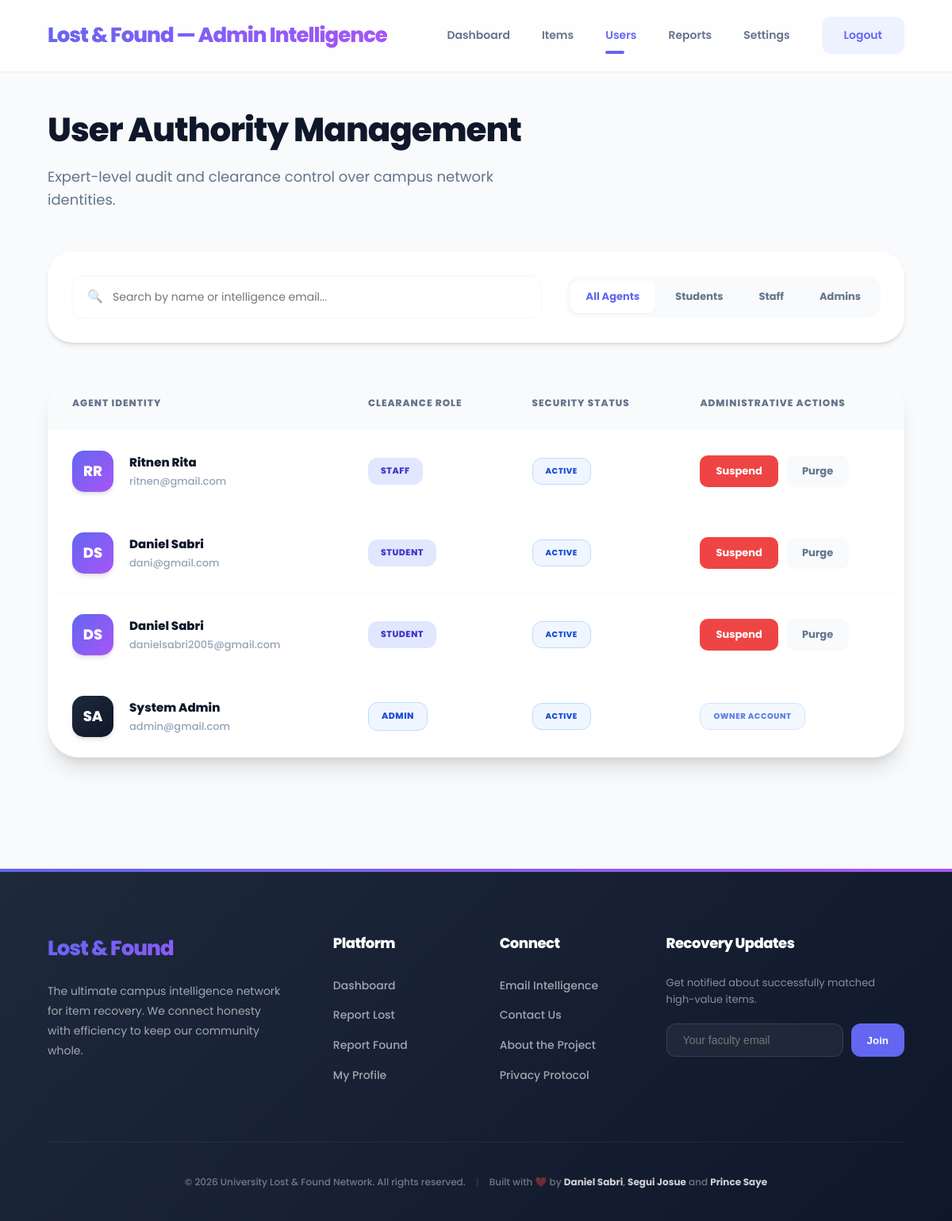
The page /admin/manage-users.php (signed in) on the database its author committed.
### tables this page shows
CREATE TABLE `users` (
  `id` int(11) NOT NULL,
  `name` varchar(100) NOT NULL,
  `email` varchar(150) NOT NULL,
  `password` varchar(255) NOT NULL,
  `role` enum('student','staff','admin') NOT NULL DEFAULT 'student',
  `status` enum('active','suspended') DEFAULT 'active',
  `created_at` timestamp NOT NULL DEFAULT current_timestamp(),
  `profile_pic` varchar(255) DEFAULT NULL,
  `phone` varchar(20) DEFAULT NULL,
  `bio` text DEFAULT NULL,
  `department` varchar(100) DEFAULT NULL,
  `social_links` text DEFAULT NULL
);

### admin/manage-users.php (the view, shortened to what this page needs)
<?php
require_once __DIR__ . '/../includes/init.php';
$roleFilter = $_GET['role'] ?? 'all';
$searchQuery = $_GET['search'] ?? '';
$sql = "SELECT * FROM users WHERE 1=1";
$params = [];
$sql .= " ORDER BY created_at DESC";
$stmt = $pdo->prepare($sql);
$stmt->execute($params);
$users = $stmt->fetchAll(PDO::FETCH_ASSOC);
function getInitials($name) {
    $words = explode(" ", $name);
    $initials = "";
    foreach ($words as $w) $initials .= strtoupper($w[0]);
    return substr($initials, 0, 2);
}
function isActiveLink($val, $current) { return ($val === $current) ? 'active' : ''; }
?>
<!DOCTYPE html>
<html lang="en">
<head>
<link href="<?= BASE_URL ?>/assets/css/theme.css" rel="stylesheet">
</head>
<body>
<nav class="top-nav">
    <div class="nav-brand">Lost & Found — <span style="color: var(--color-primary);">Admin Intelligence</span></div>
    <div class="nav-links">
        <a href="dashboard.php">Dashboard</a>
        <a href="manage-items.php">Items</a>
        <a href="manage-users.php" class="active">Users</a>
        <a href="reports.php">Reports</a>
        <a href="settings.php">Settings</a>
        <a href="<?= BASE_URL ?>/auth/logout.php" class="btn-logout">Logout</a>
    </div>
</nav>
<div class="container admin-container">
    <div class="page-intro">
        <h1>User Authority Management</h1>
        <p>Expert-level audit and clearance control over campus network identities.</p>
    </div>
    <div class="control-hub">
        <form class="search-input-wrap" method="GET">
            <input type="text" name="search" placeholder="Search by name or intelligence email..." value="<?= htmlspecialchars($searchQuery) ?>">
        </form>
        <div class="filter-tabs">
            <a href="?role=all&search=<?= urlencode($searchQuery) ?>" class="filter-tab <?= isActiveLink('all', $roleFilter) ?>">All Agents</a>
            <a href="?role=student&search=<?= urlencode($searchQuery) ?>" class="filter-tab <?= isActiveLink('student', $roleFilter) ?>">Students</a>
            <a href="?role=staff&search=<?= urlencode($searchQuery) ?>" class="filter-tab <?= isActiveLink('staff', $roleFilter) ?>">Staff</a>
            <a href="?role=admin&search=<?= urlencode($searchQuery) ?>" class="filter-tab <?= isActiveLink('admin', $roleFilter) ?>">Admins</a>
        </div>
    </div>
    <div class="elite-table-wrap">
        <?php if (empty($users)): ?>
            <div style="text-align: center; padding: 100px;">
                <span style="font-size: 60px;">🕵️</span>
                <h3 style="margin-top:20px; font-weight: 800;">No Identity Matches</h3>
                <p style="opacity: 0.6;">Your search criteria did not match any verified campus agents.</p>
            </div>
        <?php else: ?>
            <table>
                <thead>
                    <tr>
                        <th>Agent Identity</th>
                        <th>Clearance Role</th>
                        <th>Security Status</th>
                        <th>Administrative Actions</th>
                    </tr>
                </thead>
                <tbody>
                    <?php foreach ($users as $u): ?>
                        <tr>
                            <td>
                                <div class="user-cell">
                                    <div class="avatar-elite" style="<?= $u['role'] === 'admin' ? 'background: var(--grad-dark);' : '' ?>">
                                        <?= getInitials($u['name']) ?>
                                    </div>
                                    <div>
                                        <span class="user-meta-name"><?= htmlspecialchars($u['name']) ?></span>
                                        <span class="user-meta-email"><?= htmlspecialchars($u['email']) ?></span>
                                    </div>
                                </div>
                            </td>
                            <td>
                                <span class="badge <?= $u['role'] === 'admin' ? 'status-matched' : 'badge-found' ?>">
                                    <?= strtoupper($u['role']) ?>
                                </span>
                            </td>
                            <td>
                                <span class="badge <?= $u['status'] === 'active' ? 'status-matched' : 'status-pending' ?>" style="font-size: 10px;">
                                    <?= strtoupper($u['status']) ?>
                                </span>
                            </td>
                            <td>
                                <div class="action-btns">
                                    <?php if ($u['id'] !== $_SESSION['user_id']): ?>
                                        <a href="?action=<?= $u['status'] === 'active' ? 'suspend' : 'activate' ?>&id=<?= $u['id'] ?>"
                                           class="btn-sm <?= $u['status'] === 'active' ? 'btn-sm-danger' : 'btn-sm-success' ?>">
                                            <?= $u['status'] === 'active' ? 'Suspend' : 'Activate' ?>
                                        </a>
                                        <a href="?action=delete&id=<?= $u['id'] ?>"
                                           class="btn-sm btn-sm-secondary"
                                           onclick="return confirm('Purge agent identity from system?')">Purge</a>
                                    <?php else: ?>
                                        <span class="badge status-matched" style="font-size: 10px; opacity: 0.7;">OWNER ACCOUNT</span>
                                    <?php endif; ?>
                                </div>
                            </td>
                        </tr>
                    <?php endforeach; ?>
                </tbody>
            </table>
        <?php endif; ?>
    </div>
</div>
<?php require_once __DIR__ . '/../includes/footer.php'; ?>
</body>
</html>

### assets/css/theme.css (style rules this page uses)
:root { --color-primary: #6366f1; --color-primary-dark: #4f46e5; --color-primary-light: #eef2ff; --color-secondary: #f43f5e; --color-success: #10b981; --color-warning: #f59e0b; --color-danger: #ef4444; --color-bg: #f8fafc; --color-white: #ffffff; --color-text-main: #0f172a; --color-text-muted: #64748b; --color-text-light: #94a3b8; --status-pending-bg: #fffbeb; --status-pending-text: #b45309; --status-matched-bg: #eff6ff; --status-matched-text: #1d4ed8; --status-returned-bg: #f0fdf4; --status-returned-text: #15803d; --status-closed-bg: #fef2f2; --status-closed-text: #b91c1c; --grad-primary: linear-gradient(135deg, #6366f1 0%, #a855f7 100%); --grad-surface: linear-gradient(180deg, rgba(255, 255, 255, 0.9) 0%, rgba(255, 255, 255, 1) 100%); --grad-dark: linear-gradient(135deg, #1e293b 0%, #0f172a 100%); --shadow-sm: 0 1px 2px 0 rgb(0 0 0 / 0.05); --shadow-md: 0 4px 6px -1px rgb(0 0 0 / 0.1), 0 2px 4px -2px rgb(0 0 0 / 0.1); --shadow-lg: 0 10px 15px -3px rgb(0 0 0 / 0.1), 0 4px 6px -4px rgb(0 0 0 / 0.1); --shadow-xl: 0 20px 25px -5px rgb(0 0 0 / 0.1), 0 8px 10px -6px rgb(0 0 0 / 0.1); --shadow-primary: 0 10px 15px -3px rgba(99, 102, 241, 0.3); --radius-full: 9999px; --radius-3xl: 40px; --radius-2xl: 32px; --radius-xl: 24px; --radius-lg: 16px; --radius-md: 12px; }
* { box-sizing: border-box; margin: 0; padding: 0; }
body { background-color: var(--color-bg); color: var(--color-text-main); font-family: 'Poppins', system-ui, -apple-system, sans-serif; line-height: 1.6; overflow-x: hidden; -webkit-font-smoothing: antialiased; }
a { transition: all 0.2s ease; text-decoration: none; }
.top-nav { background: rgba(255, 255, 255, 0.8); backdrop-filter: blur(12px); -webkit-backdrop-filter: blur(12px); height: 90px; display: flex; align-items: center; justify-content: space-between; padding: 0 60px; position: sticky; top: 0; z-index: 1000; border-bottom: 1px solid rgba(255, 255, 255, 0.3); box-shadow: var(--shadow-sm); }
.nav-brand { font-size: 26px; font-weight: 800; background: var(--grad-primary); -webkit-background-clip: text; -webkit-text-fill-color: transparent; background-clip: text; letter-spacing: -1px; }
.nav-links { display: flex; gap: 40px; align-items: center; }
.nav-links a { color: var(--color-text-muted); font-weight: 600; font-size: 14px; padding: 8px 0; transition: 0.3s; position: relative; }
.nav-links a:hover, .nav-links a.active { color: var(--color-primary); }
.nav-links a.active::after { content: ''; position: absolute; bottom: -4px; left: 0; width: 24px; height: 4px; background: var(--color-primary); border-radius: var(--radius-full); }
.btn-logout { padding: 12px 28px !important; background: var(--color-primary-light); color: var(--color-primary) !important; border-radius: var(--radius-md); font-weight: 700; }
.container { max-width: 1400px; margin: 0 auto; padding: 40px 60px; }
.page-intro { margin-bottom: 50px; }
.page-intro h1 { font-size: 42px; font-weight: 800; color: var(--color-text-main); margin-bottom: 12px; letter-spacing: -1px; }
.page-intro p { font-size: 18px; color: var(--color-text-muted); max-width: 600px; }
.badge { padding: 8px 16px; border-radius: var(--radius-md); font-size: 11px; font-weight: 800; text-transform: uppercase; letter-spacing: 0.5px; display: inline-flex; align-items: center; gap: 6px; }
.status-matched { background: var(--status-matched-bg); color: var(--status-matched-text); border: 1px solid #bfdbfe; }
.badge-found { background: #e0e7ff; color: #4338ca; }
.btn-sm { padding: 10px 20px; border-radius: 10px; font-size: 13px; font-weight: 700; text-transform: capitalize; display: inline-block; }
.btn-sm-danger { background: var(--color-danger); color: #fff; }
.btn-sm-secondary { background: var(--color-bg); color: var(--color-text-muted); }

### rows shown on the page
users: name "RR", name "Ritnen Rita", email "ritnen@gmail.com", role "STAFF", status "ACTIVE", shows "Suspend"
users: name "DS", name "Daniel Sabri", email "dani@gmail.com", role "STUDENT", status "ACTIVE", shows "Suspend"
users: name "DS", name "Daniel Sabri", email "danielsabri2005@gmail.com", role "STUDENT", status "ACTIVE", shows "Suspend"
users: name "SA", name "System Admin", email "admin@gmail.com", role "ADMIN", status "ACTIVE", shows "OWNER ACCOUNT"
